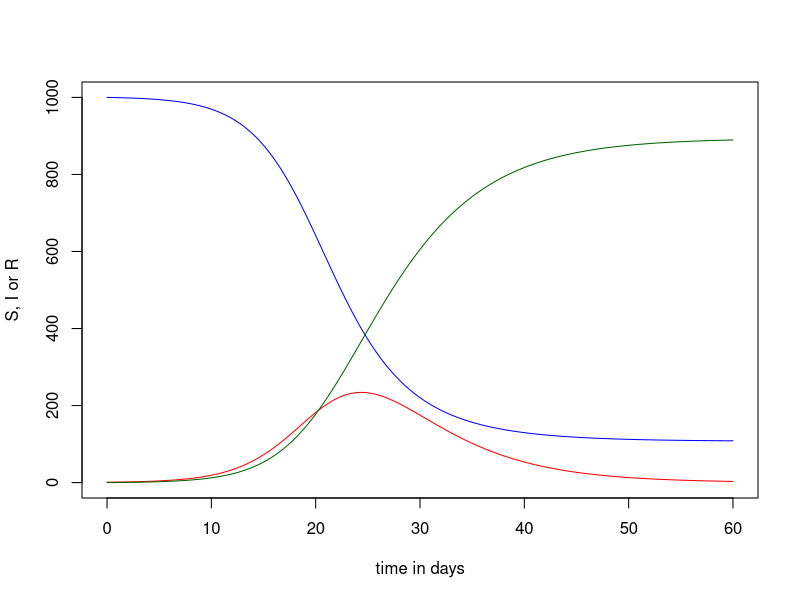

R code for this plot:
library("deSolve")

# time unit : days
parameters <- c(b =  0.1, # 10% probability of transmission per contact
                c =  5,   #  5  (close) contacts per day
                d =  5)   #  5 days infectious


state <- c(S = 1000,
           I = 1,
           R = 0)


SIR<-function(t, state, parameters) {
  with(as.list(c(state, parameters)),{
    # rate of change
     N = S+I+R
    dS = -b*c*I/N*S
    dI =  b*c*I/N*S - I/d
    dR =  I/d
    # return the rate of change
    list(c(dS, dI, dR))
  })   # end with(as.list ...
}

times = seq(0,60,0.02)
out   = as.data.frame(ode(y = state, times = times, func = SIR, parms = parameters))
class(out)
plot(x=times, y=out$S, type="l",col="blue",ylim=c(0,1000),ylab="S, I or R",xlab="time in days")
lines(x=times, y=out$I, type="l",col="red",ylim=c(0,1000))
lines(x=times, y=out$R, type="l",col="darkgreen",ylim=c(0,1000))
